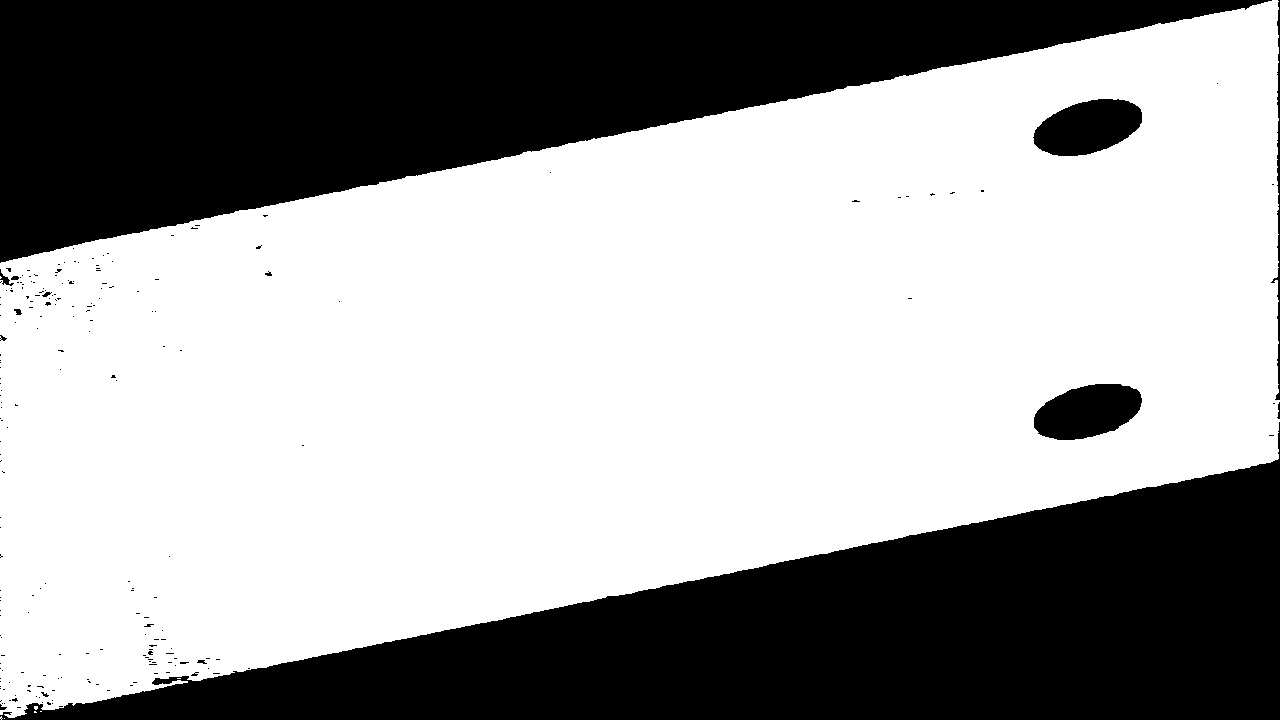
#> input picture test.jpg, 1280 x 720 px
$ jupyter execute test.ipynb
#> lines starting #> are read from the running program, lines starting #| are printed output that depends on the picture; after the words box and inside, x2 and y2 are one past the last pixel; in counts of white or black regions, pixels touching at a corner belong together; long printed decimals are rounded
### algorithm/ellipse/ellipse1.py
import logging

import numpy as np
import numpy.linalg as la

logger = logging.getLogger(__name__)

__version__ = '2.2.0-dev'


class LsqEllipse:
    """Lest Squares fitting of Elliptical data

    Attributes
    ----------
    coef_ : array
        Estimated coefficients for the Least squares fit to the elliptical data
        containing the values [a,b,c,d,f,g].T corresponding to Eqn 1 (*)
        ax**2 + bxy + cy**2 + dx + ey + f and b=0

    References
    ----------
    (*) Halir R., Flusser J. 'Numerically Stable Direct Least Squares
    Fitting of Ellipses'
    (**) Weisstein, Eric W. "Ellipse." From MathWorld--A Wolfram Web Resource.
    http://mathworld.wolfram.com/Ellipse.html
    (***) https://mathworld.wolfram.com/InverseCotangent.html

    Examples
    --------
    >>> import numpy as np
    >>> from ellipse import LsqEllipse
    >>> x = np.array([ 1.,  0., -1., -0.,  1.])
    >>> y = np.array([ 0. ,  0.5,  0. , -0.5, -0. ])
    >>> X = np.c_[x, y]
    >>> el = LsqEllipse().fit(X)
    >>> center, width, height, phi = el.as_parameters()
    >>> print(f"center: ({center[0]:.1f}, {center[1]:.1f})")
    center: (-0.0, -0.0)
    >>> print(f"width: {width:.1f}")
    width: 0.5
    >>> print(f"height: {height:.1f}")
    height: 1.0
    >>> print(f"phi: {phi:.1f}")
    phi: 1.6
    """
    ALLOWED_FEATURES = 2

    def __init__(self):
        self.coef_ = None

    def _check_data(self, X):

        n_samples, n_features = X.shape
        if not n_features == self.ALLOWED_FEATURES:
            raise ValueError("Incorrect number of features. "
                             f"Got {n_features} features, expected 2. ")

        if n_samples < 5:
            raise ValueError("Received too few samples"
                             f"Got {n_samples} features, 5 or more required. ")

        return X

    def _assert_ellipse_found(self):
        if self.coef_ is None:
            raise ValueError("Must call .fit() before using .return_fit()")

    def fit(self, X):
        """Fit the data

        Parameters
        ----------
        X : array, shape (n_points, 2)
            Data values for the x-y data pairs to fit

        Returns
        -------
        self : returns an instance of self.
        """
        X = self._check_data(X)

        # extract x-y pairs
        x, y = X.T

        # Quadratic part of design matrix [eqn. 15] from (*)
        D1 = np.vstack([x**2, x*y, y**2]).T

        # D1 = np.vstack([x**2, x*y*0, y**2]).T
        # D1 = np.vstack([x**2,y**2]).T #Now delete xy
        # Linear part of design matrix [eqn. 16] from (*)
        D2 = np.vstack([x, y, np.ones_like(x)]).T

        # Forming scatter matrix [eqn. 17] from (*)
        S1 = D1.T @ D1
        S2 = D1.T @ D2
        S3 = D2.T @ D2

        # Constraint matrix [eqn. 18]
        C1 = np.array([[0., 0., 2.], [0., -1., 0.], [2., 0., 0.]])
        # C1 = np.array([[0., 2, 2.], [2., -1., 0.], [2., 0., 0.]])

        # Reduced scatter matrix [eqn. 29]
        M = la.inv(C1) @ (S1 - S2 @ la.inv(S3) @ S2.T)

        # M*|a b c >=l|a b c >. Find eigenvalues and eigenvectors from this
        # equation [eqn. 28]
        eigval, eigvec = np.linalg.eig(M)

        # Eigenvector must meet constraint 4ac - b^2 to be valid.
        cond = 4*np.multiply(eigvec[0, :], eigvec[2, :]) - np.power(eigvec[1, :], 2)
        a1 = eigvec[:, np.nonzero(cond > 0)[0]]

        # |d f g> = -S3^(-1) * S2^(T)*|a b c> [eqn. 24]
        a2 = la.inv(-S3) @ S2.T @ a1

        # Eigenvectors |a b c d f g>
        # list of the coefficients describing an ellipse [a,b,c,d,e,f]
        # corresponding to ax**2 + bxy + cy**2 + dx + ey + f from (*)
        self.coef_ = np.vstack([a1, a2])

        return self

    @property
    def coefficients(self):
        """
        List of the coefficients describing the fitted ellipse

        Returns
        -------
        [a,b,c,d,f,g] corresponding to ax**2 + bxy + cy**2 + dx + ey + f from (*)
        """
        self._assert_ellipse_found()
        return tuple(c for c in self.coef_.ravel())

    def as_parameters(self):
        """Returns the definition of the fitted ellipse as localized parameters

        Returns
        _______
        center : tuple
            (x0, y0)
        width : float
            Total length (diameter) of horizontal axis.
        height : float
            Total length (diameter) of vertical axis.
        phi : float
            The counterclockwise angle [radians] of rotation from the x-axis to the semimajor axis
        """

        # Eigenvectors are the coefficients of an ellipse in general form
        # the division by 2 is required to account for a slight difference in
        # the equations between (*) and (**)
        # a*x^2 +   b*x*y + c*y^2 +   d*x +   e*y + f = 0  (*)  Eqn 1
        # a*x^2 + 2*b*x*y + c*y^2 + 2*d*x + 2*f*y + g = 0  (**) Eqn 15
        # We'll use (**) to follow their documentation
        a = self.coefficients[0]
        b = self.coefficients[1] / 2.
        c = self.coefficients[2]
        d = self.coefficients[3] / 2.
        f = self.coefficients[4] / 2.
        g = self.coefficients[5]

        # Finding center of ellipse [eqn.19 and 20] from (**)
        x0 = (c*d - b*f) / (b**2 - a*c)
        y0 = (a*f - b*d) / (b**2 - a*c)
        center = (x0, y0)

        # Find the semi-axes lengths [eqn. 21 and 22] from (**)
        numerator = 2 * (a*f**2 + c*d**2 + g*b**2 - 2*b*d*f - a*c*g)
        denominator1 = (b**2 - a*c) * ( np.sqrt((a-c)**2+4*b**2) - (c+a))  # noqa: E201
        denominator2 = (b**2 - a*c) * (-np.sqrt((a-c)**2+4*b**2) - (c+a))
        height = np.sqrt(numerator / denominator1)
        width = np.sqrt(numerator / denominator2)

        # Angle of counterclockwise rotation of major-axis of ellipse to x-axis
        # [eqn. 23] from (**)
        # w/ trig identity eqn 9 form (***)
        if b == 0 and a > c:
            phi = 0.0
        elif b == 0 and a < c:
            phi = np.pi/2
        elif b != 0 and a > c:
            phi = 0.5 * np.arctan(2*b/(a-c))
        elif b != 0 and a < c:
            phi = 0.5 * (np.pi + np.arctan(2*b/(a-c)))
        elif a == c:
            logger.warning("Ellipse is a perfect circle, the answer is degenerate")
            phi = 0.0
        else:
            raise RuntimeError("Unreachable")

        return center, width, height, phi

    # [34 lines left out: function return_fit, not called in this run]

### test/test.ipynb
[cell 1]
import numpy as np
print(np.arctan(3.96/9.18)/np.pi*180)

[cell 2]
import cv2
image = cv2.imread('../test.jpg')
#> image is the input picture: shape (720, 1280, 3); min 0, max 255, mean 160.1
kernel = np.ones((10,10),np.uint8)
image = cv2.morphologyEx(image, cv2.MORPH_CLOSE, kernel)
#show image use plt
import matplotlib.pyplot as plt
plt.imshow(image)

[cell 3]
# Convert to grayscale
gray = cv2.cvtColor(image, cv2.COLOR_BGR2GRAY)
# Apply thresholding to get binary image
_, binary = cv2.threshold(gray, 127, 255, cv2.THRESH_BINARY)
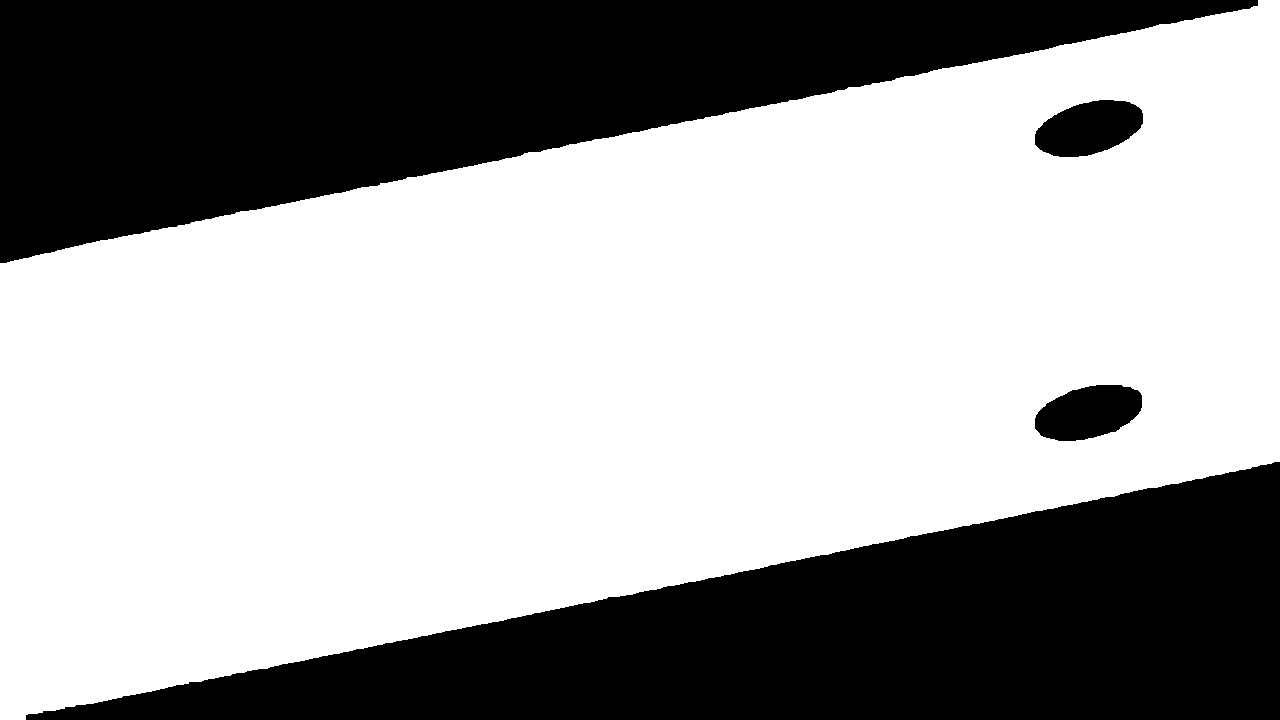
#> binary: shape (720, 1280); 63.1% white; 4 black regions
contour_image = image.copy()
# Find contours
contours, hierarchy = cv2.findContours(binary, cv2.RETR_TREE, cv2.CHAIN_APPROX_SIMPLE)
#> contours = 3 contours; box (x1, y1, x2, y2) and area: (0, 0, 1280, 720) 588279, (1034, 99, 1144, 158) 4608, (1034, 384, 1143, 442) 4576
# contours, _ = cv2.findContours(image, cv2.RETR_EXTERNAL, cv2.CHAIN_APPROX_SIMPLE)

contour_image = cv2.cvtColor(binary, cv2.COLOR_GRAY2BGR)
#> contour_image: shape (720, 1280, 3); 63.1% white; 4 black regions, box (x1, y1, x2, y2) and area: (0, 0, 1258, 263) 167962, (26, 462, 1280, 720) 163614, (1035, 100, 1143, 157) 4485, (1035, 385, 1142, 441) 4453
# [10 lines of commented-out code are left out]
contours = sorted(contours, key=cv2.contourArea, reverse=True)

# 画出最大的轮廓
contour_image = image.copy()
cv2.drawContours(contour_image, [contours[2]], -1, (0, 255, 0), 2)
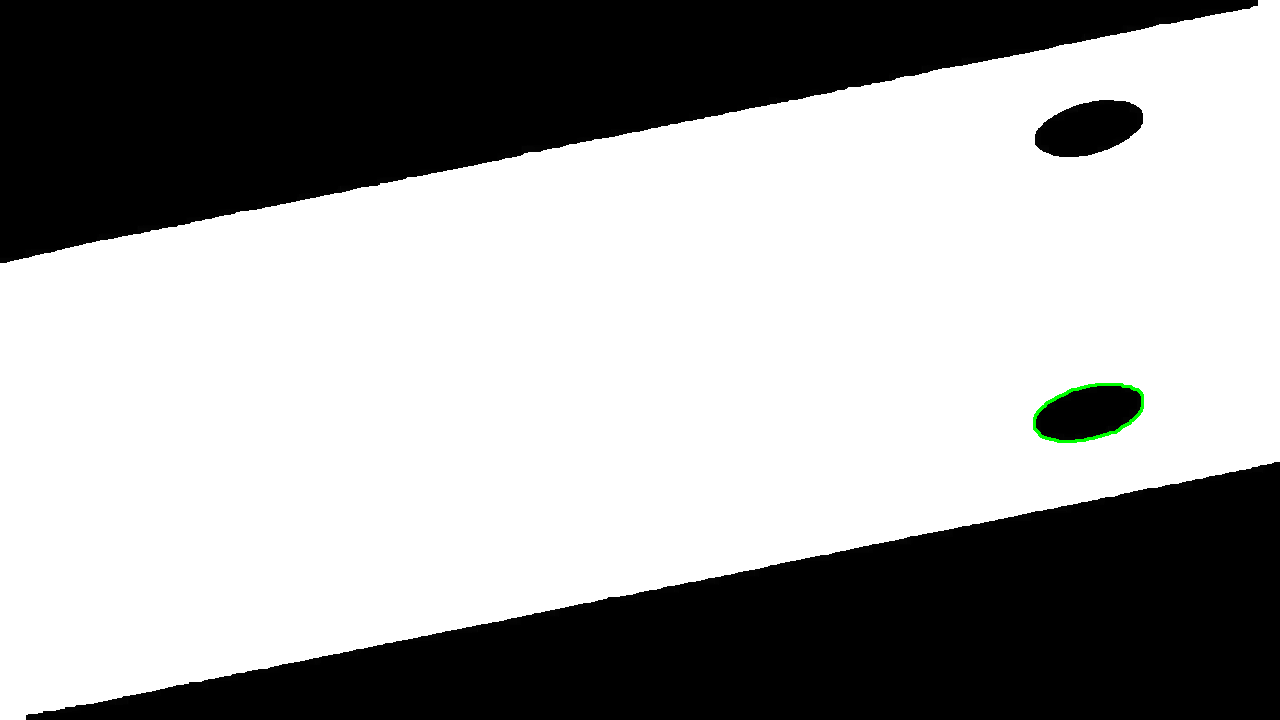
#> contour_image: shape (720, 1280, 3); mean B, G, R 160.7, 160.9, 160.7
plt.figure(figsize=(12, 6))
plt.imshow(contour_image)
plt.title("Largest Contour")

[cell 4]
line_points = np.squeeze(np.array(contours[1]))  # [[x, y], ...] -> [x, y]
#> line_points = 113 pairs, first value 1034 to 1143, second value 99 to 157

    # 按 x 坐标排序并选取 [20%-80%] 的点
# line_points = line_points[np.argsort(line_points[:, 0])]
# line_points = line_points[int(len(line_points) * 0.1):int(len(line_points) * 0.9)]

    # 显示点
    # 确保原始图像是彩色的
if len(image.shape) == 2:  # 如果是灰度图像
        line_image = cv2.cvtColor(image, cv2.COLOR_GRAY2BGR)
else:
        line_image = image.copy()

    # 在图像上绘制选定的点
for point in line_points:
        cv2.circle(line_image, tuple(point), 3, (0, 255, 0), -1)
#> this loop made 113 passes
#> point on passes 1 to 12: [1098, 100], [1099, 99], [1113, 99], [1114, 100], [1125, 100], [1126, 101], [1129, 101], [1131, 103], [1133, 103], [1134, 104], [1135, 104], [1137, 106]
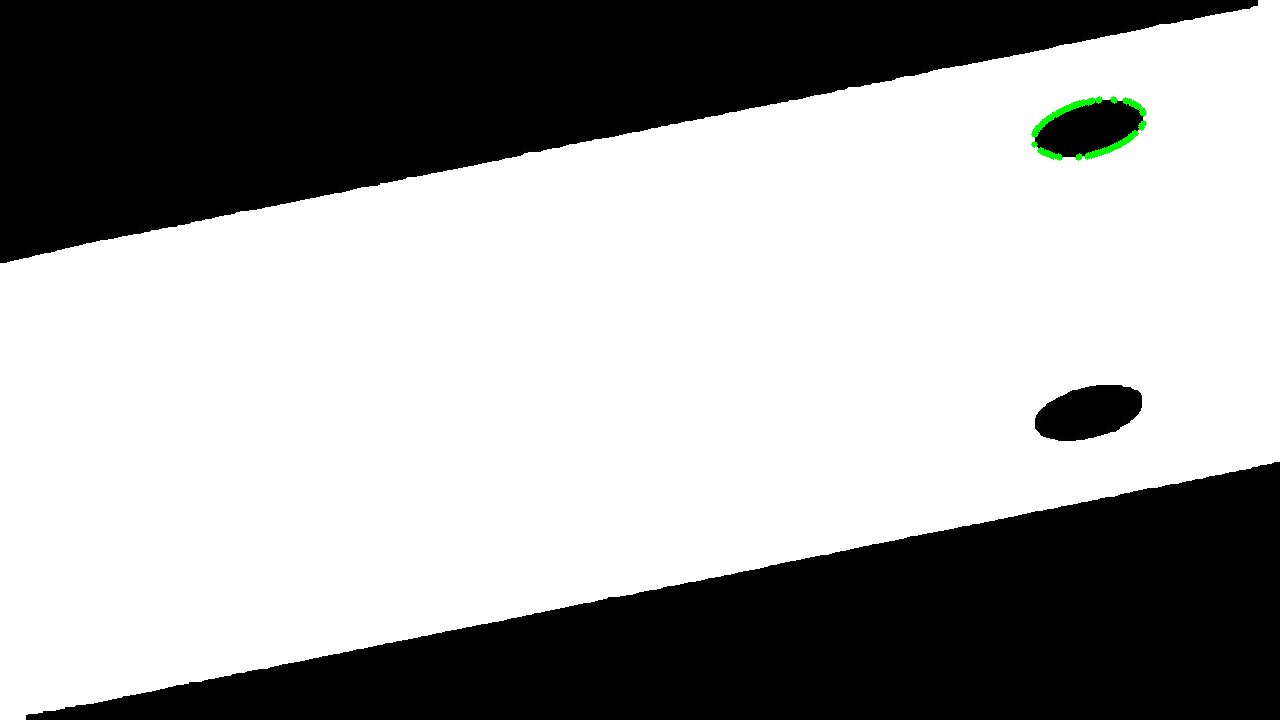
#> line_image: shape (720, 1280, 3); mean B, G, R 160.6, 161, 160.6

    # 显示图像
plt.figure(figsize=(12, 6))
plt.imshow(cv2.cvtColor(line_image, cv2.COLOR_BGR2RGB))
plt.title("Line Points")
plt.axis("off")
plt.show()

[cell 5]
line_points = np.squeeze(np.array(contours[0]))  # [[x, y], ...] -> [x, y]
#> line_points = 992 pairs, first value 0 to 1279, second value 0 to 719

    # 按 x 坐标排序并选取 [20%-80%] 的点
line_points = line_points[np.argsort(line_points[:, 0])]
line_points = line_points[int(len(line_points) * 0.1):int(len(line_points) * 0.9)]
#> line_points = 793 pairs, first value 140 to 1144, second value 29 to 693

    # 显示点
    # 确保原始图像是彩色的
if len(image.shape) == 2:  # 如果是灰度图像
        line_image = cv2.cvtColor(image, cv2.COLOR_GRAY2BGR)
else:
        line_image = image.copy()

    # 在图像上绘制选定的点
for point in line_points:
        cv2.circle(line_image, tuple(point), 3, (0, 255, 0), -1)
#> this loop made 793 passes
#> point on passes 1 to 3: [140, 234], [140, 693], [141, 233]
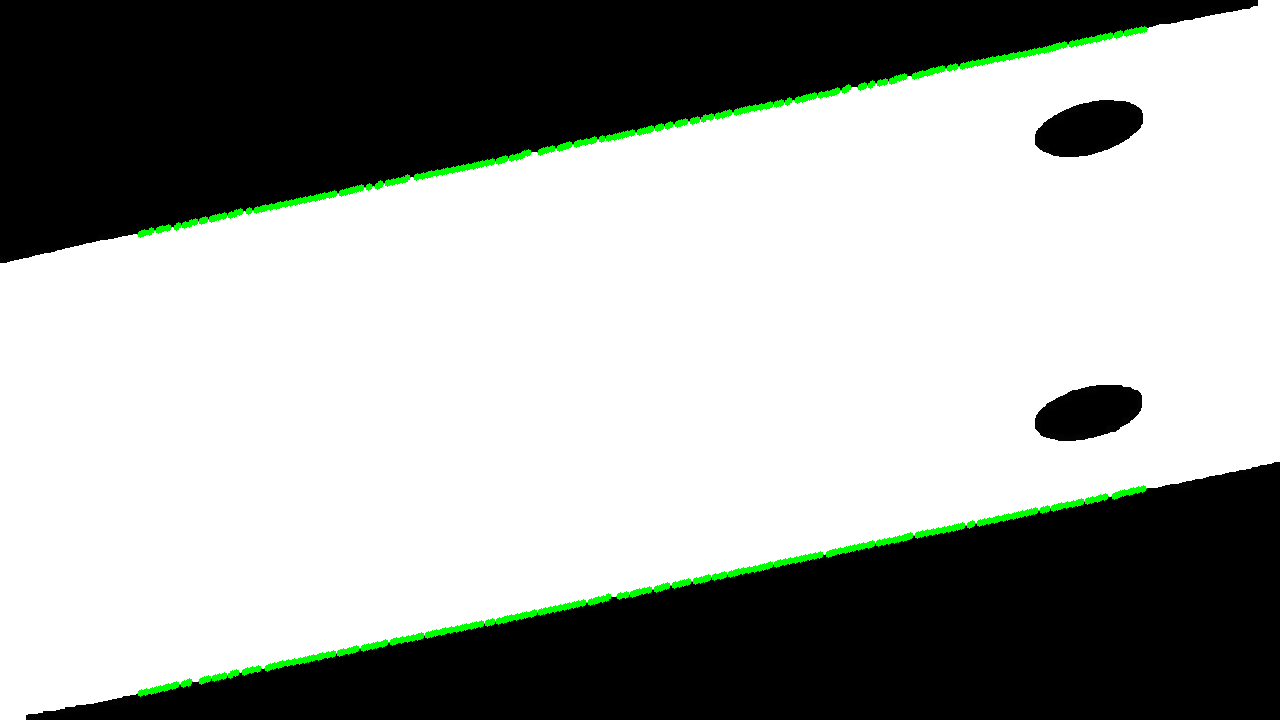
#> line_image: shape (720, 1280, 3); mean B, G, R 158.9, 162.2, 158.9

    # 显示图像
plt.figure(figsize=(12, 6))
plt.imshow(cv2.cvtColor(line_image, cv2.COLOR_BGR2RGB))
plt.title("Line Points")
plt.axis("off")
plt.show()

# 将点恢复到真实点

# 求解line_points的斜率
x = line_points[:, 0]
#> x = 793 values from 140 to 1144
y = line_points[:, 1]
#> y = 793 values, max 693 at index 1, min 29 at index 789, mean 364.8
coefficients = np.polyfit(x, y, 1)
#> coefficients = [-0.203, 496]
slope = coefficients[0]
#> slope = -0.203
# print(slope)
vect=np.array([np.sqrt(1 - slope ** 2),-slope,0])
#> vect = [0.979, 0.203, 0]
print(vect)
#| [0.9792 0.203 0.        ]
print(np.arctan(vect[1]/vect[0])/np.pi*180)
#| 11.715

[cell 6]
# 拟合椭圆的
# ellipse = cv2.fitEllipse(contours[2])
import sys
import os
import yaml  # 用于加载 YAML 文件

ellipsis1 = np.squeeze(np.array(contours[1]))
#> ellipsis1 = 113 pairs, first value 1034 to 1143, second value 99 to 157
ellipsis2 = np.squeeze(np.array(contours[2]))
#> ellipsis2 = 107 pairs, first value 1034 to 1142, second value 384 to 441

# 直接使用相对路径
project_root = "../"  # 相对于notebook的路径
# 获取绝对路径
absolute_path = os.path.abspath(project_root)
# 添加到 sys.path
if absolute_path not in sys.path:
    sys.path.append(absolute_path)

from algorithm.ellipse.ellipse1 import LsqEllipse
reg = LsqEllipse().fit(ellipsis1)
#> in fit, `X = self._check_data(X)`: X has the same summary as ellipsis1 outside fit
#> in fit, `x, y = X.T`: x = 113 values, max 1143 at index 15, min 1034 at index 70, mean 1087.4; y = 113 values, max 157 at index 56, min 99 at index 1, mean 128.3
#> in fit, `D1 = np.vstack([x**2, x*y, y**2]).T`: D1 = 113 rows, first 8: [1205604, 109800, 10000], [1207801, 108801, 9801], [1238769, 110187, 9801], [1240996, 111400, 10000], [1265625, 112500, 10000], [1267876, 113726, 10201], [1274641, 114029, 10201], [1279161, 116493, 10609]
#> in fit, `D2 = np.vstack([x, y, np.ones_like(x)]).T`: D2 = 113 rows, first 8: [1098, 100, 1], [1099, 99, 1], [1113, 99, 1], [1114, 100, 1], [1125, 100, 1], [1126, 101, 1], [1129, 101, 1], [1131, 103, 1]
#> in fit, `S1 = D1.T @ D1`: S1 = [[1105928409, -1019018212, -543417598], [-1019018212, -543417598, -294162496], [-543417598, -294162496, 912203593]]
#> in fit, `S2 = D1.T @ D2`: S2 = [[-304481065, -30086936, 133748461], [-30086936, 2072680418, 15762160], [2072680418, 256743461, 1907529]]
#> in fit, `S3 = D2.T @ D2`: S3 = [[133748461, 15762160, 122877], [15762160, 1907529, 14501], [122877, 14501, 113]]
#> in fit, `M = la.inv(C1) @ (S1 - S2 @ la.inv(S3) @ S2.T)`: M = [[1.1e+12, -1.37e+11, -1.72e+10], [1.95e+16, 2.26e+15, 2.74e+11], [-8.74e+16, -9.75e+15, 1.1e+12]]
#> in fit, `eigval, eigvec = np.linalg.eig(M)`: eigval = [2.26e+15, -5.51e+12, 9.43e+12]; eigvec = [[-6.27e-06, 0.0022, -0.0024], [0.226, -0.0191, 0.0207], [-0.974, 1, 1]]
#> in fit, `cond = 4*np.multiply(eigvec[0, :], eigvec[2, :]) - np.power(eigvec[1, ..`: cond = [-0.051, 0.00845, -0.01]
#> in fit, `a1 = eigvec[:, np.nonzero(cond > 0)[0]]`: a1 = [0.0022, -0.0191, 1]
#> in fit, `a2 = la.inv(-S3) @ S2.T @ a1`: a2 = [-7.67, 575.2, -82299.6]
#> in fit, `self.coef_ = np.vstack([a1, a2])`: self.coef_ = [0.0022, -0.0191, 1, -7.67, 575.2, -82299.6]
# print(reg.as_parameters())
center, width, height, phi = reg.as_parameters()
#> in as_parameters, `a = self.coefficients[0]`: a = 0.0022
#> in as_parameters, `b = self.coefficients[1] / 2.`: b = -0.00953
#> in as_parameters, `c = self.coefficients[2]`: c = 1
#> in as_parameters, `d = self.coefficients[3] / 2.`: d = -3.83
#> in as_parameters, `f = self.coefficients[4] / 2.`: f = 287.6
#> in as_parameters, `g = self.coefficients[5]`: g = -82299.6
#> in as_parameters, `x0 = (c*d - b*f) / (b**2 - a*c)`: x0 = 517.1
#> in as_parameters, `y0 = (a*f - b*d) / (b**2 - a*c)`: y0 = -282.7
#> in as_parameters, `center = (x0, y0)`: center = (517.1, -282.7)
#> in as_parameters, `numerator = 2 * (a*f**2 + c*d**2 + g*b**2 - 2*b*d*f - a*c*g)`: numerator = 699.5
#> in as_parameters, `denominator1 = (b**2 - a*c) * ( np.sqrt((a-c)**2+4*b**2) - (c+a))`: denominator1 = 8.92e-06
#> in as_parameters, `denominator2 = (b**2 - a*c) * (-np.sqrt((a-c)**2+4*b**2) - (c+a))`: denominator2 = 0.00422
#> in as_parameters, `height = np.sqrt(numerator / denominator1)`: height = 8854.1
#> in as_parameters, `width = np.sqrt(numerator / denominator2)`: width = 406.9
#> in as_parameters, `phi = 0.5 * (np.pi + np.arctan(2*b/(a-c)))`: phi = 1.58
#> center = (517.1, -282.7); width = 406.9; height = 8854.1; phi = 1.58
print(center, width, height, phi)
#| (517.093, -282.716) 406.946 8854.119 1.580


# draw the ellipse on the original image
ellipse_image = image.copy()
# Convert parameters to OpenCV format
center = (int(center[0]), int(center[1]))
#> center = (517, -282)
axes = (int(width/2), int(height/2))
#> axes = (203, 4427)
angle = np.degrees(phi)
#> angle = 90.55
cv2.ellipse(ellipse_image, center, axes, angle, 0, 360, (0, 255, 0), 2)
plt.figure(figsize=(12, 6))
plt.imshow(cv2.cvtColor(ellipse_image, cv2.COLOR_BGR2RGB))
plt.title("Ellipse")
plt.axis("off")
plt.show()

[cell 7]
axiss=np.array([1,np.tan(18/180*np.pi),0])
# axiss
axiss=axiss/ np.linalg.norm(axiss)
axiss
